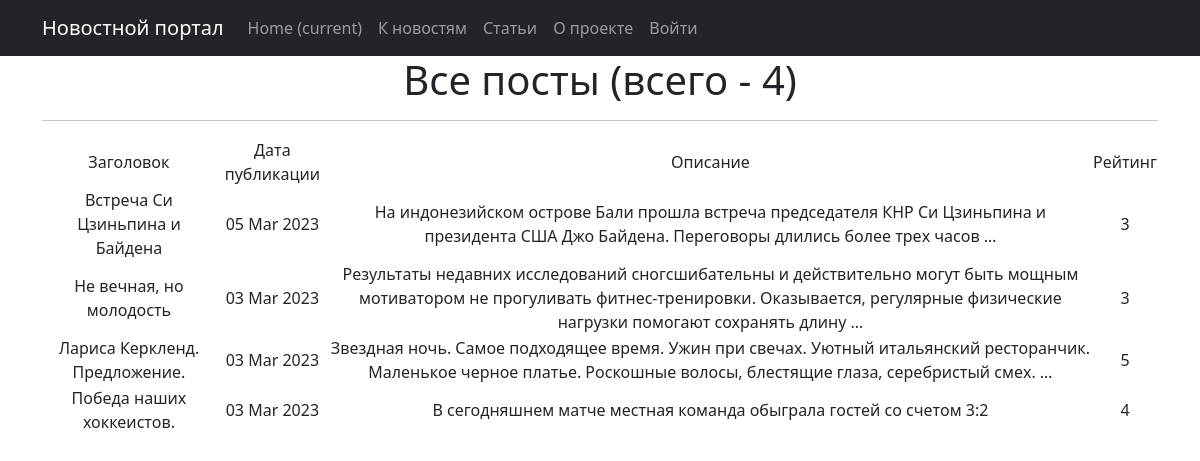
The page /posts/ on the database as committed earlier.
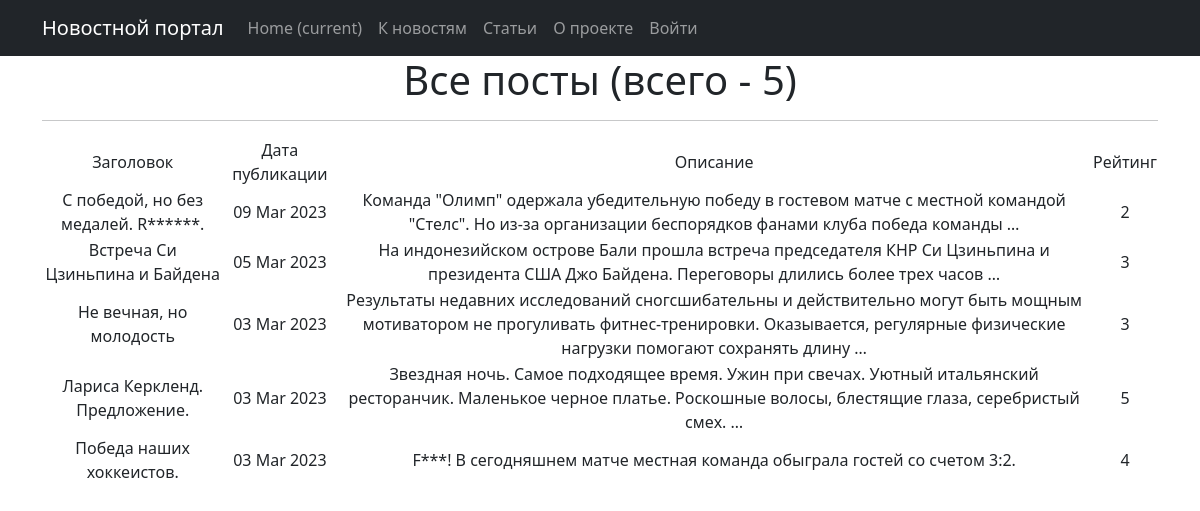
The same page on the database as committed later.
### news/models.py (models this page shows, shortened)
class Post(models.Model):
    author = models.ForeignKey(Author, on_delete=models.CASCADE)
    content = models.CharField(max_length=2, choices=CONTENTS)
    time_in = models.DateTimeField(auto_now_add=True)
    category = models.ManyToManyField(Category, through='PostCategory')
    title = models.CharField(max_length=255,)
    content_text = models.TextField()
    content_rate = models.IntegerField(default=1)

### news/views.py (the view)
# urls.py: path('', PostsList.as_view(), name='post_list'),
class PostsList(ListView):
    model = Post
    ordering = '-time_in'
    template_name = 'posts.html'
    context_object_name = 'posts'
    paginate_by = 10
    def get_queryset(self):
        queryset = super().get_queryset()
        self.filterset = PostFilter(self.request.GET, queryset)
        return self.filterset.qs
    def get_context_data(self, **kwargs):
        context = super().get_context_data(**kwargs)
        context['filterset'] = self.filterset
        return context

### news/templatetags/custom_filters.py (called while the page is built)
@register.filter()
@stringfilter #чтобы не вызывать ошибки, приведем в строку
def censor(value, bad_words = bad_list):
    words = value.split()#разделим строку
    new_line=''
    for word in words:
        if word.lower() in bad_words in bad_words:
            new_line += word[0] #если да, первый символ оставляем
            for i in word[1:]:
                new_line += '*'#остальные заменяем на *
            new_line += ' '
        elif (word[:-1].lower()) in bad_words:
            new_line += word[0]
            for i in word[1:-1]:
                new_line += '*'
            new_line += (word[-1] + ' ')
        else:
            new_line += (word + ' ')
    return new_line.rstrip()

### templates/posts.html (shortened to what this page needs)
{% extends 'flatpages/default.html' %}
{% load custom_filters %}
{% block content %}
    <h1>Все посты (всего - {{ posts|length}})</h1>
    <hr>
    {% if posts %}
       <table>
           <tr>
               <td>Заголовок</td>
               <td>Дата публикации</td>
               <td>Описание</td>
               <td>Рейтинг</td>
           </tr>
           {% for post in posts %}
           <tr>
               <td>{{ post.title|censor }}</td>
               <td>{{ post.time_in|date:'d M Y' }}</td>
               <td>{{ post.content_text|censor|truncatewords:20 }}</td>
               <td>{{ post.content_rate }}</td>
           </tr>
           {% endfor %}
       </table>
    {% else %}
        <h3>Новости не найдены</h3>
    {% endif %}
{% endblock content %}

Rows that differ between the two databases and show on the page:
added Post: title|censor "С победой, но без медалей. R******.", time_in "09 Mar 2023", content_text|censor "Команда \"Олимп\" одержала убедительную победу в гостевом матче с местной командой \"Стелс\". Но из-за организации беспорядков фанами клуба победа команды …", content_rate "2"
changed Post "Победа наших хоккеистов.": content_text|censor "В сегодняшнем матче местная команда обыграла гостей со счетом 3:2" → "F***! В сегодняшнем матче местная команда обыграла гостей со счетом 3:2."
Other text that changed with them:
{{ posts|length }}: "4" → "5"
